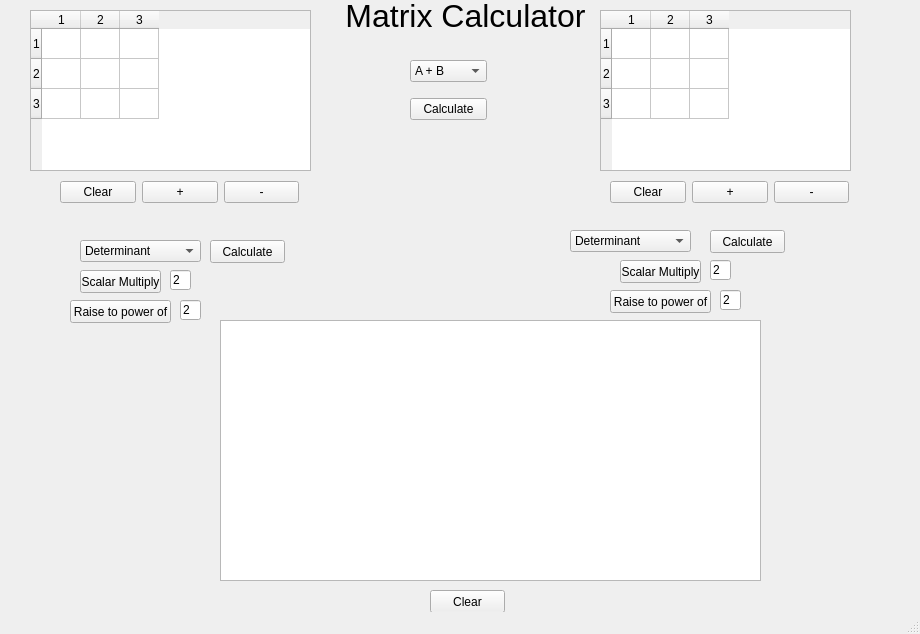
<?xml version="1.0" encoding="UTF-8"?>
<ui version="4.0">
 <class>MainWindow</class>
 <widget class="QMainWindow" name="MainWindow">
  <property name="geometry">
   <rect>
    <x>0</x>
    <y>0</y>
    <width>920</width>
    <height>634</height>
   </rect>
  </property>
  <property name="windowTitle">
   <string>Matrix Calculator</string>
  </property>
  <widget class="QWidget" name="centralwidget">
   <widget class="QTableWidget" name="tableWidget">
    <property name="geometry">
     <rect>
      <x>30</x>
      <y>10</y>
      <width>281</width>
      <height>161</height>
     </rect>
    </property>
    <property name="gridStyle">
     <enum>Qt::SolidLine</enum>
    </property>
    <attribute name="horizontalHeaderDefaultSectionSize">
     <number>39</number>
    </attribute>
    <row>
     <property name="text">
      <string>1</string>
     </property>
     <property name="font">
      <font>
       <weight>50</weight>
       <bold>false</bold>
       <kerning>true</kerning>
      </font>
     </property>
    </row>
    <row>
     <property name="text">
      <string>2</string>
     </property>
    </row>
    <row>
     <property name="text">
      <string>3</string>
     </property>
    </row>
    <column>
     <property name="text">
      <string>1</string>
     </property>
    </column>
    <column>
     <property name="text">
      <string>2</string>
     </property>
    </column>
    <column>
     <property name="text">
      <string>3</string>
     </property>
    </column>
    <item row="0" column="0">
     <property name="text">
      <string/>
     </property>
     <property name="textAlignment">
      <set>AlignCenter</set>
     </property>
     <property name="foreground">
      <brush brushstyle="NoBrush">
       <color alpha="255">
        <red>170</red>
        <green>255</green>
        <blue>255</blue>
       </color>
      </brush>
     </property>
    </item>
    <item row="0" column="1">
     <property name="text">
      <string/>
     </property>
     <property name="textAlignment">
      <set>AlignCenter</set>
     </property>
     <property name="foreground">
      <brush brushstyle="NoBrush">
       <color alpha="255">
        <red>170</red>
        <green>255</green>
        <blue>255</blue>
       </color>
      </brush>
     </property>
    </item>
    <item row="0" column="2">
     <property name="text">
      <string/>
     </property>
     <property name="textAlignment">
      <set>AlignCenter</set>
     </property>
     <property name="foreground">
      <brush brushstyle="NoBrush">
       <color alpha="255">
        <red>170</red>
        <green>255</green>
        <blue>255</blue>
       </color>
      </brush>
     </property>
    </item>
    <item row="1" column="0">
     <property name="text">
      <string/>
     </property>
     <property name="textAlignment">
      <set>AlignCenter</set>
     </property>
     <property name="foreground">
      <brush brushstyle="NoBrush">
       <color alpha="255">
        <red>170</red>
        <green>255</green>
        <blue>255</blue>
       </color>
      </brush>
     </property>
    </item>
    <item row="1" column="1">
     <property name="text">
      <string/>
     </property>
     <property name="textAlignment">
      <set>AlignCenter</set>
     </property>
     <property name="foreground">
      <brush brushstyle="NoBrush">
       <color alpha="255">
        <red>170</red>
        <green>255</green>
        <blue>255</blue>
       </color>
      </brush>
     </property>
    </item>
    <item row="1" column="2">
     <property name="text">
      <string/>
     </property>
     <property name="textAlignment">
      <set>AlignCenter</set>
     </property>
     <property name="foreground">
      <brush brushstyle="NoBrush">
       <color alpha="255">
        <red>170</red>
        <green>255</green>
        <blue>255</blue>
       </color>
      </brush>
     </property>
    </item>
    <item row="2" column="0">
     <property name="text">
      <string/>
     </property>
     <property name="textAlignment">
      <set>AlignCenter</set>
     </property>
    </item>
    <item row="2" column="1">
     <property name="text">
      <string/>
     </property>
     <property name="textAlignment">
      <set>AlignCenter</set>
     </property>
    </item>
    <item row="2" column="2">
     <property name="text">
      <string/>
     </property>
     <property name="textAlignment">
      <set>AlignCenter</set>
     </property>
    </item>
   </widget>
   <widget class="QTableWidget" name="tableWidget_2">
    <property name="geometry">
     <rect>
      <x>600</x>
      <y>10</y>
      <width>251</width>
      <height>161</height>
     </rect>
    </property>
    <attribute name="horizontalHeaderDefaultSectionSize">
     <number>39</number>
    </attribute>
    <row>
     <property name="text">
      <string>1</string>
     </property>
     <property name="font">
      <font>
       <weight>50</weight>
       <bold>false</bold>
       <kerning>true</kerning>
      </font>
     </property>
    </row>
    <row>
     <property name="text">
      <string>2</string>
     </property>
    </row>
    <row>
     <property name="text">
      <string>3</string>
     </property>
    </row>
    <column>
     <property name="text">
      <string>1</string>
     </property>
    </column>
    <column>
     <property name="text">
      <string>2</string>
     </property>
    </column>
    <column>
     <property name="text">
      <string>3</string>
     </property>
    </column>
    <item row="0" column="0">
     <property name="text">
      <string/>
     </property>
     <property name="textAlignment">
      <set>AlignCenter</set>
     </property>
    </item>
    <item row="0" column="1">
     <property name="textAlignment">
      <set>AlignCenter</set>
     </property>
    </item>
    <item row="0" column="2">
     <property name="textAlignment">
      <set>AlignCenter</set>
     </property>
    </item>
    <item row="1" column="0">
     <property name="textAlignment">
      <set>AlignCenter</set>
     </property>
    </item>
    <item row="1" column="1">
     <property name="text">
      <string/>
     </property>
     <property name="textAlignment">
      <set>AlignCenter</set>
     </property>
    </item>
    <item row="1" column="2">
     <property name="text">
      <string/>
     </property>
     <property name="textAlignment">
      <set>AlignCenter</set>
     </property>
    </item>
    <item row="2" column="0">
     <property name="text">
      <string/>
     </property>
     <property name="textAlignment">
      <set>AlignCenter</set>
     </property>
    </item>
    <item row="2" column="1">
     <property name="textAlignment">
      <set>AlignCenter</set>
     </property>
    </item>
    <item row="2" column="2">
     <property name="text">
      <string/>
     </property>
     <property name="textAlignment">
      <set>AlignCenter</set>
     </property>
    </item>
   </widget>
   <widget class="QComboBox" name="comboBox_2">
    <property name="geometry">
     <rect>
      <x>80</x>
      <y>240</y>
      <width>121</width>
      <height>22</height>
     </rect>
    </property>
    <item>
     <property name="text">
      <string>Determinant</string>
     </property>
    </item>
    <item>
     <property name="text">
      <string>Inverse</string>
     </property>
    </item>
    <item>
     <property name="text">
      <string>Transpose</string>
     </property>
    </item>
    <item>
     <property name="text">
      <string>Reduced Row Echelon Form</string>
     </property>
    </item>
   </widget>
   <widget class="QPushButton" name="pushButton_9">
    <property name="geometry">
     <rect>
      <x>80</x>
      <y>270</y>
      <width>81</width>
      <height>23</height>
     </rect>
    </property>
    <property name="text">
     <string>Scalar Multiply</string>
    </property>
   </widget>
   <widget class="QPushButton" name="pushButton_10">
    <property name="geometry">
     <rect>
      <x>210</x>
      <y>240</y>
      <width>75</width>
      <height>23</height>
     </rect>
    </property>
    <property name="text">
     <string>Calculate</string>
    </property>
   </widget>
   <widget class="QLineEdit" name="lineEdit">
    <property name="geometry">
     <rect>
      <x>170</x>
      <y>270</y>
      <width>21</width>
      <height>20</height>
     </rect>
    </property>
    <property name="text">
     <string>2</string>
    </property>
   </widget>
   <widget class="QPushButton" name="pushButton_11">
    <property name="geometry">
     <rect>
      <x>70</x>
      <y>300</y>
      <width>101</width>
      <height>23</height>
     </rect>
    </property>
    <property name="text">
     <string>Raise to power of</string>
    </property>
   </widget>
   <widget class="QLineEdit" name="lineEdit_2">
    <property name="geometry">
     <rect>
      <x>180</x>
      <y>300</y>
      <width>21</width>
      <height>20</height>
     </rect>
    </property>
    <property name="text">
     <string>2</string>
    </property>
   </widget>
   <widget class="QPushButton" name="pushButton_12">
    <property name="geometry">
     <rect>
      <x>710</x>
      <y>230</y>
      <width>75</width>
      <height>23</height>
     </rect>
    </property>
    <property name="text">
     <string>Calculate</string>
    </property>
   </widget>
   <widget class="QComboBox" name="comboBox_3">
    <property name="geometry">
     <rect>
      <x>570</x>
      <y>230</y>
      <width>121</width>
      <height>22</height>
     </rect>
    </property>
    <item>
     <property name="text">
      <string>Determinant</string>
     </property>
    </item>
    <item>
     <property name="text">
      <string>Inverse</string>
     </property>
    </item>
    <item>
     <property name="text">
      <string>Transpose</string>
     </property>
    </item>
    <item>
     <property name="text">
      <string>Reduced Row Echelon Form</string>
     </property>
    </item>
   </widget>
   <widget class="QLineEdit" name="lineEdit_3">
    <property name="geometry">
     <rect>
      <x>720</x>
      <y>290</y>
      <width>21</width>
      <height>20</height>
     </rect>
    </property>
    <property name="text">
     <string>2</string>
    </property>
   </widget>
   <widget class="QPushButton" name="pushButton_13">
    <property name="geometry">
     <rect>
      <x>620</x>
      <y>260</y>
      <width>81</width>
      <height>23</height>
     </rect>
    </property>
    <property name="text">
     <string>Scalar Multiply</string>
    </property>
   </widget>
   <widget class="QPushButton" name="pushButton_14">
    <property name="geometry">
     <rect>
      <x>610</x>
      <y>290</y>
      <width>101</width>
      <height>23</height>
     </rect>
    </property>
    <property name="text">
     <string>Raise to power of</string>
    </property>
   </widget>
   <widget class="QLineEdit" name="lineEdit_4">
    <property name="geometry">
     <rect>
      <x>710</x>
      <y>260</y>
      <width>21</width>
      <height>20</height>
     </rect>
    </property>
    <property name="text">
     <string>2</string>
    </property>
   </widget>
   <widget class="QTextBrowser" name="textBrowser">
    <property name="geometry">
     <rect>
      <x>220</x>
      <y>320</y>
      <width>541</width>
      <height>261</height>
     </rect>
    </property>
    <property name="html">
     <string>&lt;!DOCTYPE HTML PUBLIC &quot;-//W3C//DTD HTML 4.0//EN&quot; &quot;http://www.w3.org/TR/REC-html40/strict.dtd&quot;&gt;
&lt;html&gt;&lt;head&gt;&lt;meta name=&quot;qrichtext&quot; content=&quot;1&quot; /&gt;&lt;style type=&quot;text/css&quot;&gt;
p, li { white-space: pre-wrap; }
&lt;/style&gt;&lt;/head&gt;&lt;body style=&quot; font-family:'MS Shell Dlg 2'; font-size:8.25pt; font-weight:400; font-style:normal;&quot;&gt;
&lt;p style=&quot;-qt-paragraph-type:empty; margin-top:0px; margin-bottom:0px; margin-left:0px; margin-right:0px; -qt-block-indent:0; text-indent:0px;&quot;&gt;&lt;br /&gt;&lt;/p&gt;&lt;/body&gt;&lt;/html&gt;</string>
    </property>
   </widget>
   <widget class="QWidget" name="layoutWidget">
    <property name="geometry">
     <rect>
      <x>610</x>
      <y>180</y>
      <width>239</width>
      <height>25</height>
     </rect>
    </property>
    <layout class="QHBoxLayout" name="horizontalLayout_2">
     <item>
      <widget class="QPushButton" name="pushButton_4">
       <property name="text">
        <string>Clear</string>
       </property>
      </widget>
     </item>
     <item>
      <widget class="QPushButton" name="pushButton_7">
       <property name="text">
        <string>+</string>
       </property>
      </widget>
     </item>
     <item>
      <widget class="QPushButton" name="pushButton_8">
       <property name="text">
        <string>-</string>
       </property>
      </widget>
     </item>
    </layout>
   </widget>
   <widget class="QWidget" name="layoutWidget">
    <property name="geometry">
     <rect>
      <x>60</x>
      <y>180</y>
      <width>239</width>
      <height>25</height>
     </rect>
    </property>
    <layout class="QHBoxLayout" name="horizontalLayout">
     <item>
      <widget class="QPushButton" name="pushButton_3">
       <property name="text">
        <string>Clear</string>
       </property>
      </widget>
     </item>
     <item>
      <widget class="QPushButton" name="pushButton_5">
       <property name="text">
        <string>+</string>
       </property>
      </widget>
     </item>
     <item>
      <widget class="QPushButton" name="pushButton_6">
       <property name="text">
        <string>-</string>
       </property>
      </widget>
     </item>
    </layout>
   </widget>
   <widget class="QWidget" name="layoutWidget">
    <property name="geometry">
     <rect>
      <x>410</x>
      <y>50</y>
      <width>77</width>
      <height>80</height>
     </rect>
    </property>
    <layout class="QVBoxLayout" name="verticalLayout">
     <item>
      <widget class="QComboBox" name="comboBox">
       <item>
        <property name="text">
         <string>A + B</string>
        </property>
       </item>
       <item>
        <property name="text">
         <string>A - B</string>
        </property>
       </item>
       <item>
        <property name="text">
         <string>B - A</string>
        </property>
       </item>
       <item>
        <property name="text">
         <string>AB</string>
        </property>
       </item>
       <item>
        <property name="text">
         <string>BA</string>
        </property>
       </item>
      </widget>
     </item>
     <item>
      <widget class="QPushButton" name="pushButton">
       <property name="text">
        <string>Calculate</string>
       </property>
      </widget>
     </item>
    </layout>
   </widget>
   <widget class="QLabel" name="label">
    <property name="geometry">
     <rect>
      <x>310</x>
      <y>0</y>
      <width>311</width>
      <height>31</height>
     </rect>
    </property>
    <property name="font">
     <font>
      <pointsize>24</pointsize>
     </font>
    </property>
    <property name="text">
     <string>Matrix Calculator</string>
    </property>
    <property name="alignment">
     <set>Qt::AlignCenter</set>
    </property>
   </widget>
   <widget class="QPushButton" name="pushButton_15">
    <property name="geometry">
     <rect>
      <x>430</x>
      <y>590</y>
      <width>75</width>
      <height>23</height>
     </rect>
    </property>
    <property name="text">
     <string>Clear</string>
    </property>
   </widget>
  </widget>
  <widget class="QStatusBar" name="statusbar"/>
 </widget>
 <tabstops>
  <tabstop>lineEdit_3</tabstop>
  <tabstop>pushButton_13</tabstop>
  <tabstop>comboBox</tabstop>
  <tabstop>pushButton_6</tabstop>
  <tabstop>pushButton_7</tabstop>
  <tabstop>pushButton_8</tabstop>
  <tabstop>comboBox_2</tabstop>
  <tabstop>pushButton_9</tabstop>
  <tabstop>pushButton_10</tabstop>
  <tabstop>lineEdit</tabstop>
  <tabstop>pushButton_11</tabstop>
  <tabstop>lineEdit_2</tabstop>
  <tabstop>pushButton_12</tabstop>
  <tabstop>lineEdit_4</tabstop>
  <tabstop>pushButton_3</tabstop>
  <tabstop>pushButton_5</tabstop>
  <tabstop>pushButton_4</tabstop>
  <tabstop>tableWidget</tabstop>
  <tabstop>pushButton_14</tabstop>
  <tabstop>pushButton</tabstop>
  <tabstop>comboBox_3</tabstop>
  <tabstop>tableWidget_2</tabstop>
 </tabstops>
 <resources/>
 <connections>
  <connection>
   <sender>pushButton_4</sender>
   <signal>clicked()</signal>
   <receiver>tableWidget_2</receiver>
   <slot>clearContents()</slot>
   <hints>
    <hint type="sourcelabel">
     <x>655</x>
     <y>191</y>
    </hint>
    <hint type="destinationlabel">
     <x>653</x>
     <y>148</y>
    </hint>
   </hints>
  </connection>
  <connection>
   <sender>pushButton_3</sender>
   <signal>clicked()</signal>
   <receiver>tableWidget</receiver>
   <slot>clearContents()</slot>
   <hints>
    <hint type="sourcelabel">
     <x>102</x>
     <y>194</y>
    </hint>
    <hint type="destinationlabel">
     <x>122</x>
     <y>142</y>
    </hint>
   </hints>
  </connection>
  <connection>
   <sender>pushButton_15</sender>
   <signal>clicked()</signal>
   <receiver>textBrowser</receiver>
   <slot>clear()</slot>
   <hints>
    <hint type="sourcelabel">
     <x>487</x>
     <y>599</y>
    </hint>
    <hint type="destinationlabel">
     <x>476</x>
     <y>555</y>
    </hint>
   </hints>
  </connection>
 </connections>
 <slots>
  <slot>determinant()</slot>
 </slots>
</ui>
